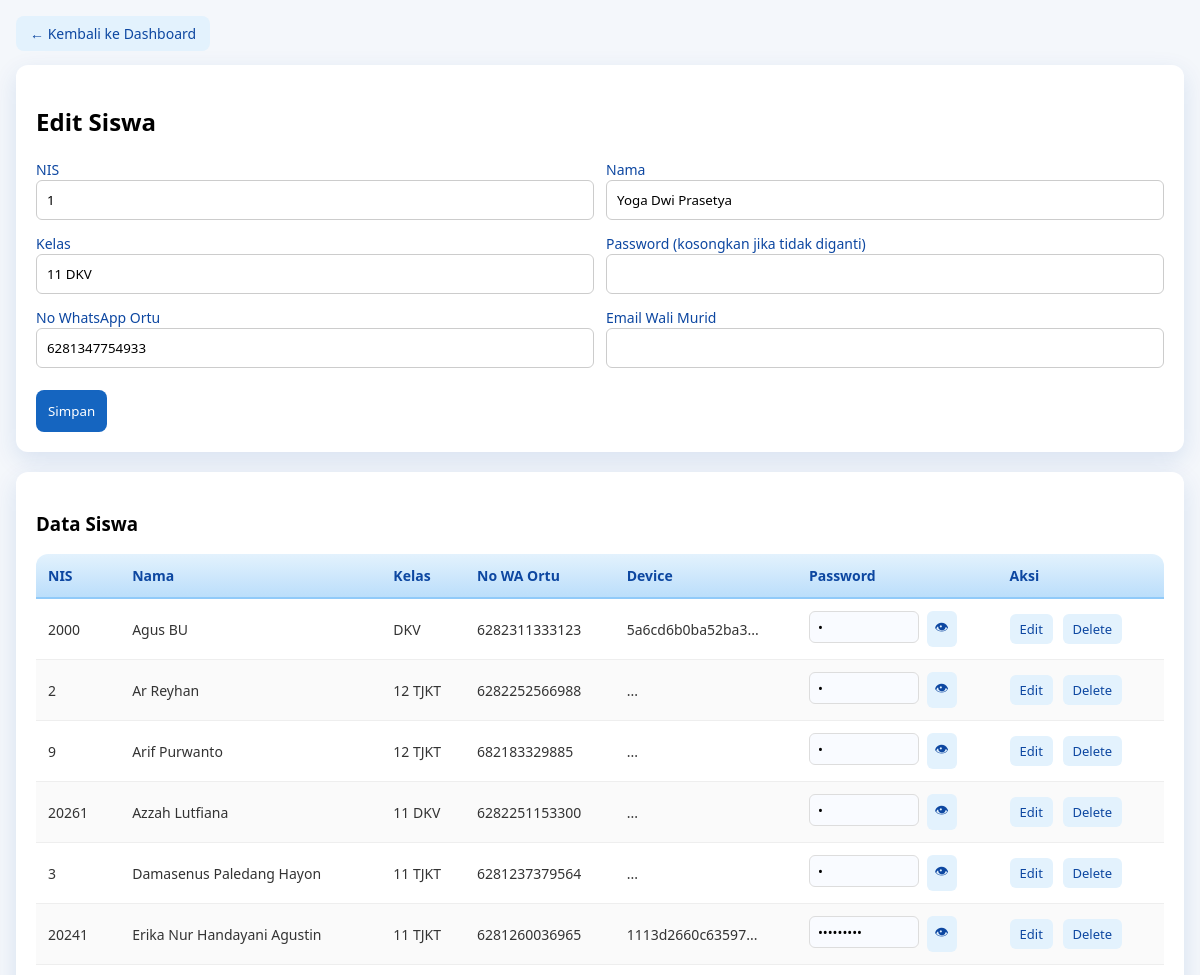
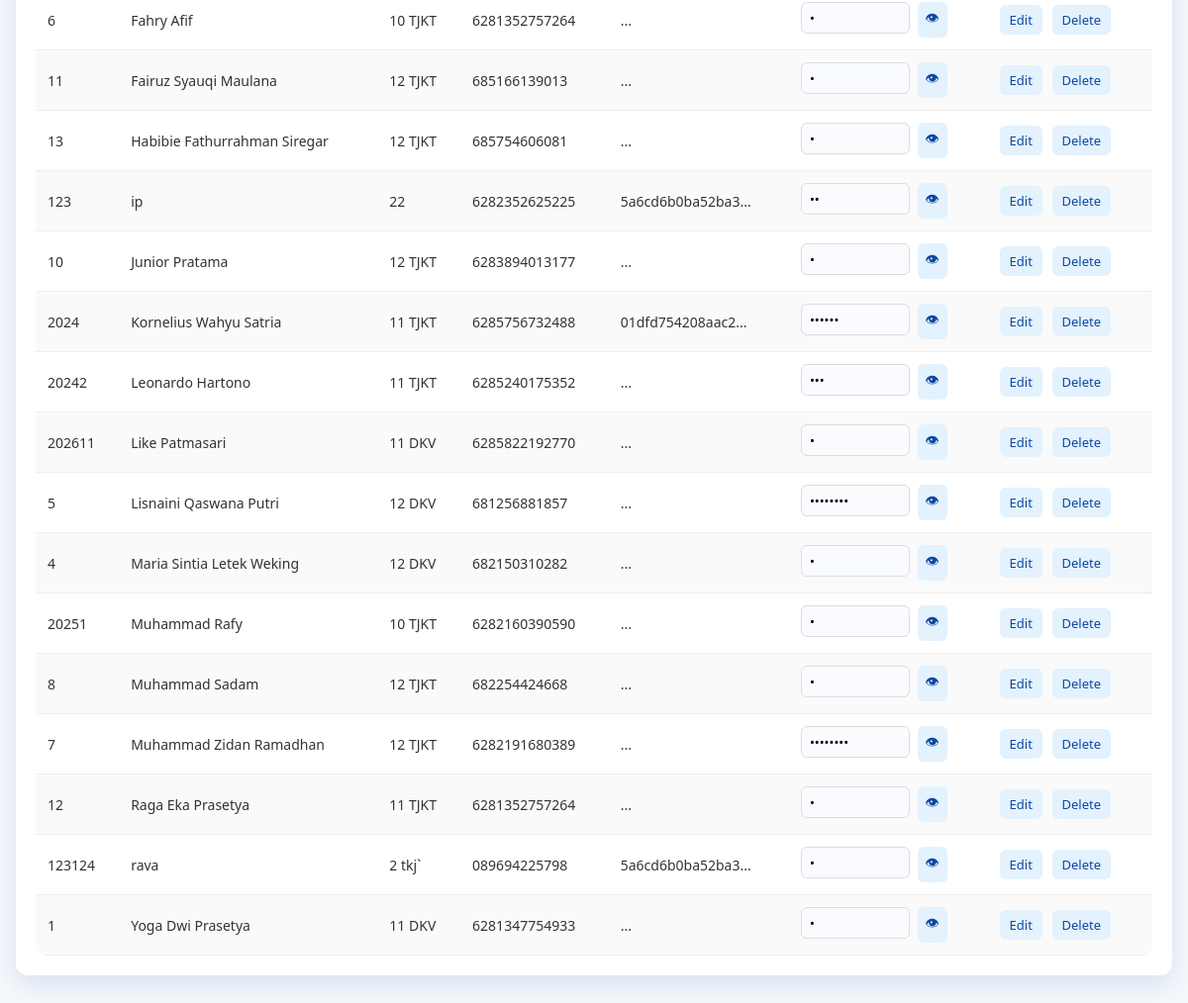
The page /server/dashboard/siswa.php?edit=1 on the database its author committed (2 pictures, top to bottom).
### tables this page shows
CREATE TABLE `siswa` (
  `nis` varchar(20) NOT NULL,
  `nama` varchar(100) DEFAULT NULL,
  `kelas` varchar(20) DEFAULT NULL,
  `no_wa_ortu` varchar(20) DEFAULT NULL,
  `password` varchar(255) DEFAULT NULL,
  `password_view` varchar(255) DEFAULT NULL,
  `device_hash` varchar(255) DEFAULT NULL,
  `device_status` enum('active','locked') DEFAULT 'active',
  `status` enum('pending','approved') DEFAULT 'pending'
);

### server/dashboard/siswa.php (the view, shortened to what this page needs)
<?php
include '../koneksi.php';
$edit = false;
if(isset($_GET['edit'])){
  $edit = mysqli_fetch_assoc(
    mysqli_query($conn,"SELECT * FROM siswa WHERE nis='$_GET[edit]'")
  );
}
$q = mysqli_query($conn,"SELECT * FROM siswa ORDER BY nama ASC");
?>
<!DOCTYPE html>
<html lang="id">
<head>
<link rel="stylesheet" href="style.css">
</head>
<body>
<a href="index.php" class="btn-back">← Kembali ke Dashboard</a>
<div class="card">
<h2><?= $edit ? 'Edit Siswa' : 'Tambah Siswa' ?></h2>
<form method="POST">
<div class="form-grid">
  <div>
    <label>NIS</label>
    <input name="nis" value="<?= $edit['nis'] ?? '' ?>" <?= $edit?'readonly':'' ?> required>
  </div>
  <div>
    <label>Nama</label>
    <input name="nama" value="<?= $edit['nama'] ?? '' ?>" required>
  </div>
  <div>
    <label>Kelas</label>
    <input name="kelas" value="<?= $edit['kelas'] ?? '' ?>" required>
  </div>
  <div>
    <label>Password <?= $edit?'(kosongkan jika tidak diganti)':'' ?></label>
    <input type="password" name="password" <?= $edit?'':'required' ?>>
  </div>
  <div>
    <label>No WhatsApp Ortu</label>
    <input name="no_wa_ortu" value="<?= $edit['no_wa_ortu'] ?? '' ?>">
  </div>
  <div>
    <label>Email Wali Murid</label>
    <input type="email" name="email_ortu" value="<?= $edit['email_ortu'] ?? '' ?>">
  </div>
</div>
<br>
<button type="submit">Simpan</button>
</form>
</div>
<div class="card">
<h3>Data Siswa</h3>
<div class="table-wrap">
<table>
  <thead>
    <tr>
      <th>NIS</th>
      <th>Nama</th>
      <th>Kelas</th>
      <th>No WA Ortu</th>
      <th>Device</th>
      <th>Password</th>
      <th>Aksi</th>
    </tr>
  </thead>
  <tbody>
  <?php while($s=mysqli_fetch_assoc($q)){ ?>
    <tr>
      <td><?= $s['nis'] ?></td>
      <td><?= $s['nama'] ?></td>
      <td><?= $s['kelas'] ?></td>
      <td><?= $s['no_wa_ortu'] ?></td>
      <td><?= substr($s['device_hash'],0,15) ?>...</td>
      <td class="pw-col">
        <input type="password"
               value="<?= $s['password_view'] ?>"
               readonly
               id="pw<?= $s['nis'] ?>">
        <button type="button" onclick="togglePw('<?= $s['nis'] ?>')">👁</button>
      </td>
      <td class="action">
        <a href="?edit=<?= $s['nis'] ?>">Edit</a>
        <a href="?hapus=<?= $s['nis'] ?>" onclick="return confirm('Hapus data?')">Delete</a>
      </td>
    </tr>
  <?php } ?>
  </tbody>
</table>
</div>
</div>
</body>
</html>

### server/dashboard/style.css (style rules this page uses)
* { box-sizing:border-box; font-family:Segoe UI, Arial; }
body { margin:0; background:#f4f7fb; padding:16px; }
.card { background:#fff; padding:20px; border-radius:12px; box-shadow:0 8px 25px rgba(13,71,161,.12); margin-bottom:20px; }
.form-grid { display:grid; grid-template-columns:repeat(2,1fr); gap:12px; }
label { font-size:14px; color:#0d47a1; }
input { width:100%; padding:10px; border:1px solid #ccc; border-radius:6px; }
button { padding:12px; background:#1565c0; color:#fff; border:none; border-radius:8px; cursor:pointer; }
.table-wrap { overflow-x:auto; border-radius:12px; }
table { width:100%; border-collapse:separate; border-spacing:0; min-width:900px; background:#fff; }
thead th { position:sticky; top:0; background:linear-gradient(180deg,#e3f2fd,#bbdefb); color:#0d47a1; font-weight:600; font-size:14px; text-align:left; padding:12px; border-bottom:2px solid #90caf9; z-index:1; }
tbody td { padding:12px; font-size:14px; color:#333; border-bottom:1px solid #eee; vertical-align:middle; }
tbody tr:nth-child(even) { background:#fafafa; }
.action { white-space:nowrap; }
.action a { display:inline-block; padding:6px 10px; margin-right:6px; border-radius:6px; font-size:13px; text-decoration:none; background:#e3f2fd; color:#0d47a1; transition:.2s; }
table input[type=password], table input[type=text] { width:110px; padding:6px 8px; border:1px solid #ddd; border-radius:6px; font-size:13px; background:#f9fbff; }
table button { padding:6px 8px; margin-left:4px; border-radius:6px; font-size:14px; background:#e3f2fd; color:#0d47a1; }
.btn-back { display:inline-block; margin-bottom:14px; padding:8px 14px; background:#e3f2fd; color:#0d47a1; text-decoration:none; border-radius:8px; font-size:14px; font-weight:500; transition:.2s; }

### rows shown on the page
siswa: nis "1", nama "Yoga Dwi Prasetya", kelas "11 DKV", no_wa_ortu "6281347754933"
siswa: nis "2000", nama "Agus BU", kelas "DKV", no_wa_ortu "6282311333123", device_hash "5a6cd6b0ba52ba3"
siswa: nis "2", nama "Ar Reyhan", kelas "12 TJKT", no_wa_ortu "6282252566988"
siswa: nis "9", nama "Arif Purwanto", kelas "12 TJKT", no_wa_ortu "682183329885"
siswa: nis "20261", nama "Azzah Lutfiana", kelas "11 DKV", no_wa_ortu "6282251153300"
siswa: nis "3", nama "Damasenus Paledang Hayon", kelas "11 TJKT", no_wa_ortu "6281237379564"
siswa: nis "20241", nama "Erika Nur Handayani Agustin", kelas "11 TJKT", no_wa_ortu "6281260036965", device_hash "1113d2660c63597"
siswa: nis "6", nama "Fahry Afif", kelas "10 TJKT", no_wa_ortu "6281352757264"
siswa: nis "11", nama "Fairuz Syauqi Maulana", kelas "12 TJKT", no_wa_ortu "685166139013"
siswa: nis "13", nama "Habibie Fathurrahman Siregar", kelas "12 TJKT", no_wa_ortu "685754606081"
siswa: nis "123", nama "ip", kelas "22", no_wa_ortu "6282352625225", device_hash "5a6cd6b0ba52ba3"
siswa: nis "10", nama "Junior Pratama", kelas "12 TJKT", no_wa_ortu "6283894013177"
siswa: nis "2024", nama "Kornelius Wahyu Satria", kelas "11 TJKT", no_wa_ortu "6285756732488", device_hash "01dfd754208aac2"
siswa: nis "20242", nama "Leonardo Hartono", kelas "11 TJKT", no_wa_ortu "6285240175352"
siswa: nis "202611", nama "Like Patmasari", kelas "11 DKV", no_wa_ortu "6285822192770"
siswa: nis "5", nama "Lisnaini Qaswana Putri", kelas "12 DKV", no_wa_ortu "681256881857"
siswa: nis "4", nama "Maria Sintia Letek Weking", kelas "12 DKV", no_wa_ortu "682150310282"
siswa: nis "20251", nama "Muhammad Rafy", kelas "10 TJKT", no_wa_ortu "6282160390590"
siswa: nis "8", nama "Muhammad Sadam", kelas "12 TJKT", no_wa_ortu "682254424668"
siswa: nis "7", nama "Muhammad Zidan Ramadhan", kelas "12 TJKT", no_wa_ortu "6282191680389"
siswa: nis "12", nama "Raga Eka Prasetya", kelas "11 TJKT", no_wa_ortu "6281352757264"
siswa: nis "123124", nama "rava", kelas "2 tkj`", no_wa_ortu "089694225798", device_hash "5a6cd6b0ba52ba3"
